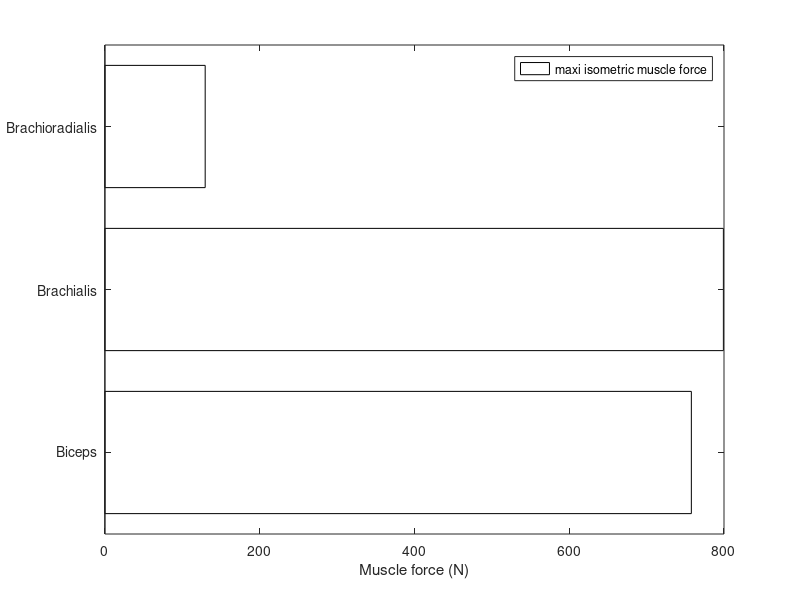

Here is the MATLAB script that generated this plot: (Note: this script raises an error after producing the figure.)
%[text] ## Muscle force optimisation
%[text] The elbow is actively flexed by the (1) biceps, (2) brachialis and (3) brachioradialis muscles. The resultant moment is measured and we want to estimate the contribtutions from each muscle.
%[text] Script uses Matlab's built-in constrained optimisation routine 'fmincon'. Type 'help fmincon' in the command window for details.
%[text] Define the measured moment (you can change this):
M_mus =30; % measured moment in Nm %[control:slider:00e8]{"position":[8,10]}
%[text] Moment arms of the muscles are as follows:
r_mus = [0.05 0.03 0.07]; % moment arms in metres
Fmax_l0  = [842 999 162]; % the maximum isometric force of each muscle in N at optimum length.
F_L = [0.9 0.8 0.8]; % force-length scaling
Fmax = F_L.*Fmax_l0;
%[text] Create plot template
figure; 
    barh(Fmax,0.75,'FaceColor',[1 1 1]); hold on
    xlabel('Muscle force (N)')
    yticklabels({'Biceps', 'Brachialis', 'Brachioradialis'})
    legend('maxi isometric muscle force')
%[text] The goal is to minimise the function 'fun', which is the sum of the muscle activation raised to the power 'p':
p = 2; % power to which forces are raised %[control:dropdown:738f]{"position":[5,6]}
fun = @(F_mus) sum((F_mus./Fmax).^p);  % anonymous function describing objective function

[F_mus, J, exitflag] = fmincon(fun, ... % 'fun' in the name of the objective function
    [0 0 0], ...  % Initial guess, or starting point
    [], [], ... % there are no linear inequality contraints
    r_mus, M_mus, ... % these are A and B in A[x] = B, the linear equality contraint
    [0 0 0], Fmax, ...  % lower and upper bounds on the values
    [], []); % there are no non-linear constraints
%[text] Add results to plot:
if exitflag == 1
    barh(F_mus, 0.5, 'FaceColor',[0.7 0.1 0.2])
    legend('max isometric muscle force','actual muscle force')
else 
    disp('Optimisation failed!')
    exitflag
end
%[text] Check results:
disp('Cost function value'); J
F_mus
Error = r_mus * F_mus' - M_mus

%[appendix]{"version":"1.0"}
%---
%[metadata:view]
%   data: {"layout":"onright","rightPanelPercent":35.5}
%---
%[control:slider:00e8]
%   data: {"defaultValue":10,"label":"Slider","max":100,"min":0,"run":"Section","runOn":"ValueChanging","step":1}
%---
%[control:dropdown:738f]
%   data: {"defaultValue":"2","itemLabels":["1","2","3"],"items":["1","2","3"],"label":"Drop down","run":"Section"}
%---
